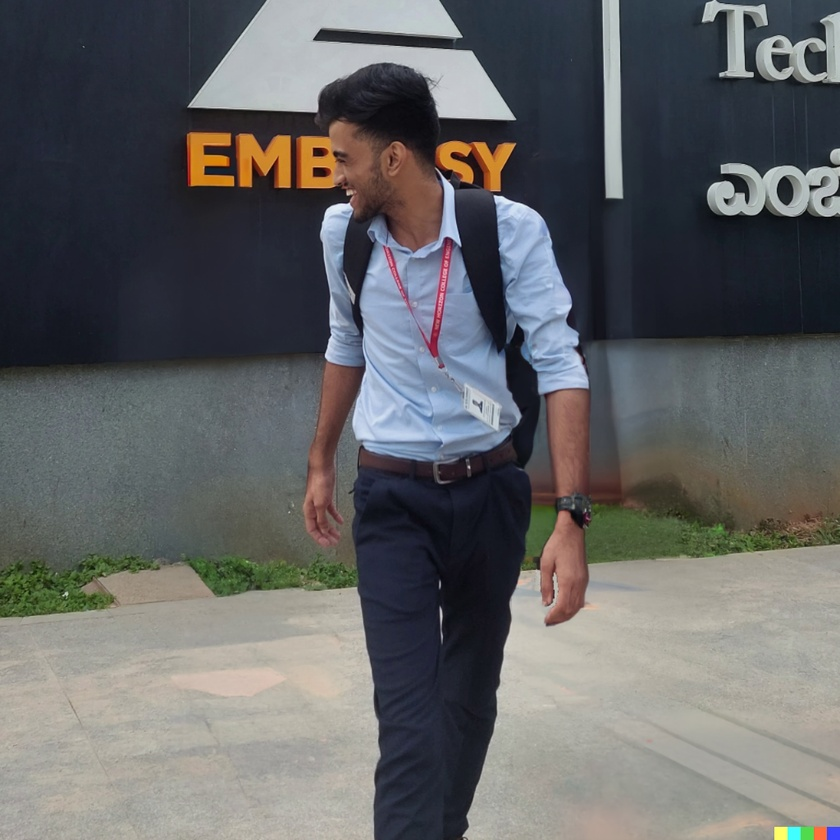
#> input picture shareef/input_image.jpg, 840 x 840 px, shrunk from 1024 x 1024 before the run
$ python -i image_window_color.py   (imports and definitions only)
#> lines starting #> are read from the running program, lines starting #| are printed output that depends on the picture
import tkinter as tk
from tkinter import filedialog
from PIL import Image
import os

def change_color(image, r_factor, g_factor, b_factor):

    r, g, b = image.split()
    r = r.point(lambda i: int(i * r_factor))
    g = g.point(lambda i: int(i * g_factor))
    b = b.point(lambda i: int(i * b_factor))
    return Image.merge("RGB", (r, g, b))

def save_variations(image_path, output_prefix):

#> called with image_path = 'input_image.jpg', output_prefix = 'out.png'
    image = Image.open(image_path)
#> image is the input picture: PIL image 840x840 RGB; mean R, G, B 99.4, 100.3, 101.1

    color_factors = [
        (1.2, 1.0, 1.0),   # Increase red
        (0.8, 1.0, 1.0),   # Decrease red
        (1.0, 1.2, 1.0),   # Increase green
        (1.0, 0.8, 1.0),   # Decrease green
        (1.0, 1.0, 1.2),   # Increase blue
        (1.0, 1.0, 0.8),   # Decrease blue
        (1.1, 1.1, 0.9),   # Yellowish tint
        (0.9, 1.1, 1.1),   # Bluish tint
        (1.1, 0.9, 1.1),   # Magenta tint
        (0.9, 1.1, 0.9)    # Cyanish tint
    ]

    output_folder = "output"
    os.makedirs(output_folder, exist_ok=True)

    for i, factors in enumerate(color_factors):
        output_path = os.path.join(output_folder, f"{output_prefix}_{i}.jpg")
        modified_image = change_color(image, *factors)
        modified_image.save(output_path)
        print(f"Saved variation {i+1}: {output_path}")
#> this loop made 10 passes
#> pass 1, in change_color, `r, g, b = image.split()`:
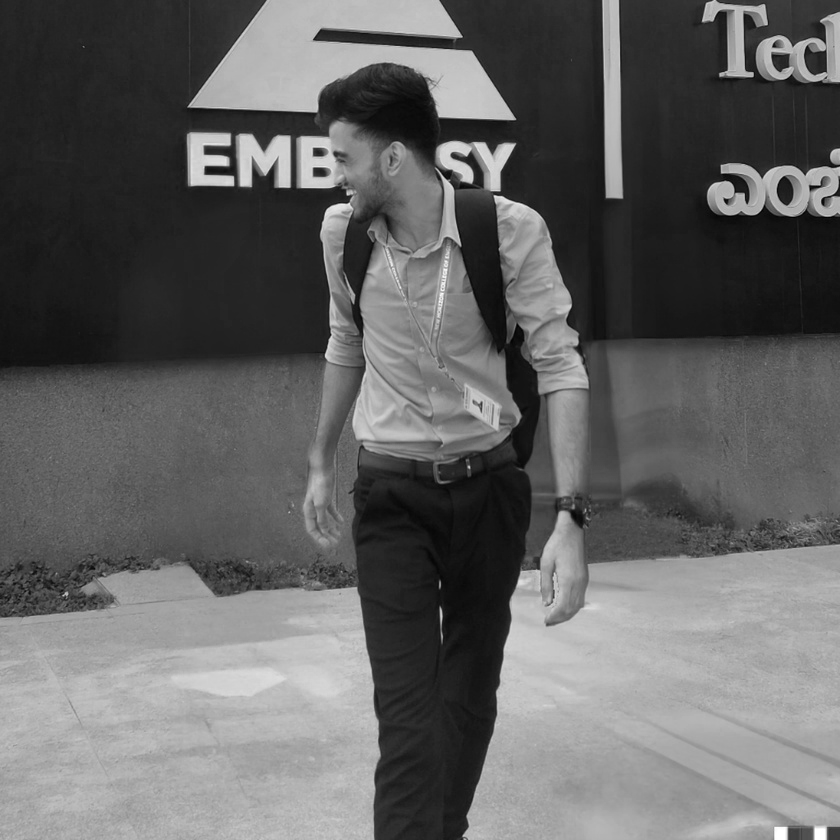
#> r: PIL image 840x840 L; min 0, max 255, mean 99.4
#> pass 1, in change_color, `r, g, b = image.split()`:
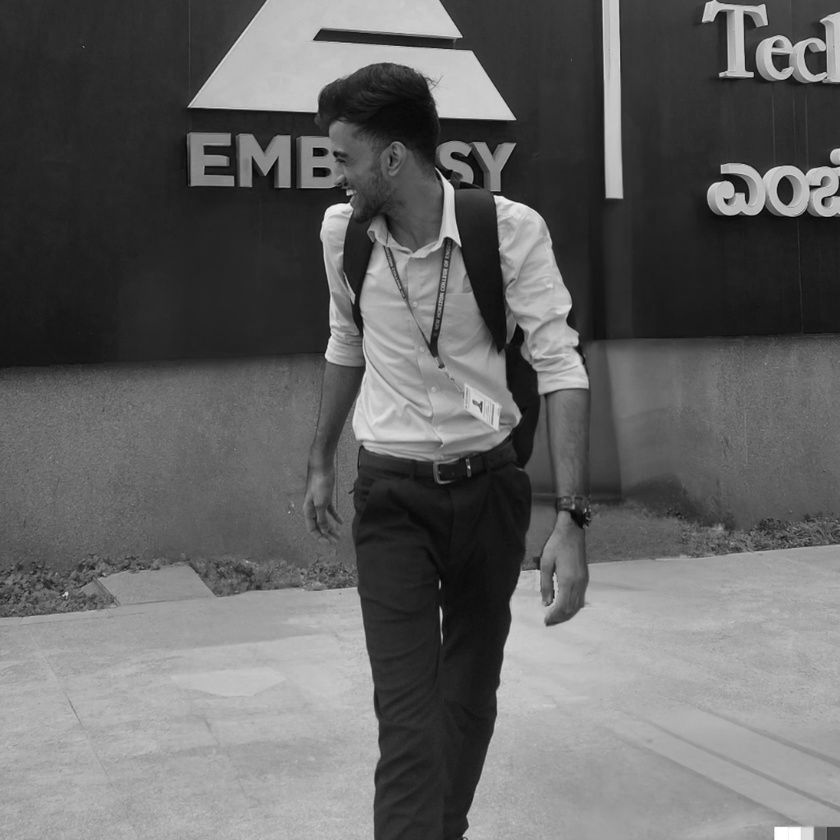
#> g: PIL image 840x840 L; min 0, max 255, mean 100.3
#> pass 1, in change_color, `r, g, b = image.split()`:
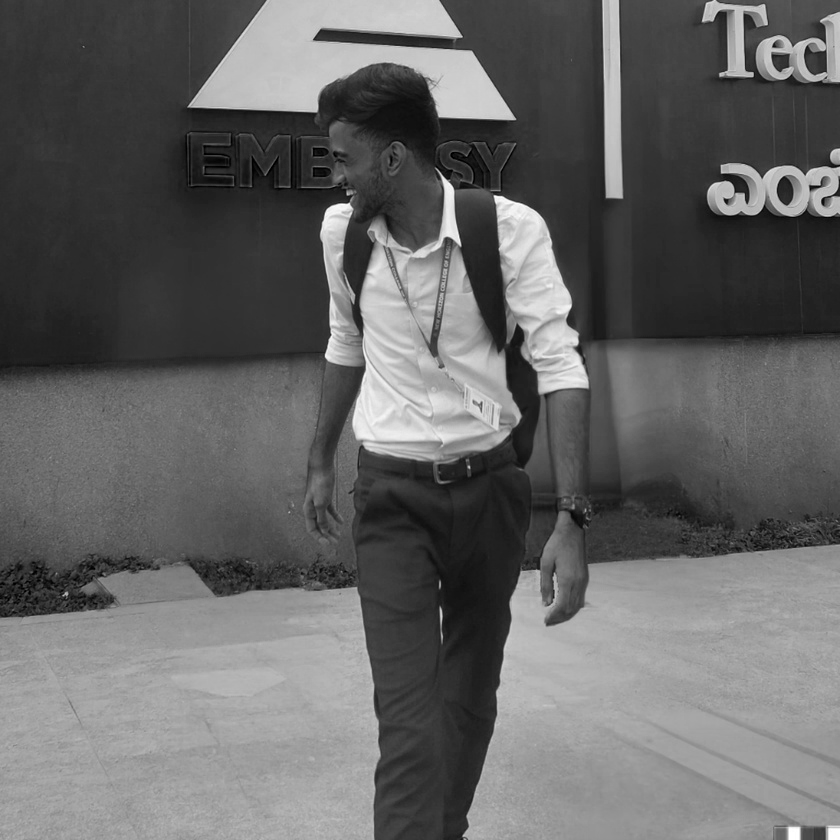
#> b: PIL image 840x840 L; min 0, max 255, mean 101.1
#> pass 1, in change_color, `r = r.point(lambda i: int(i * r_factor))`:
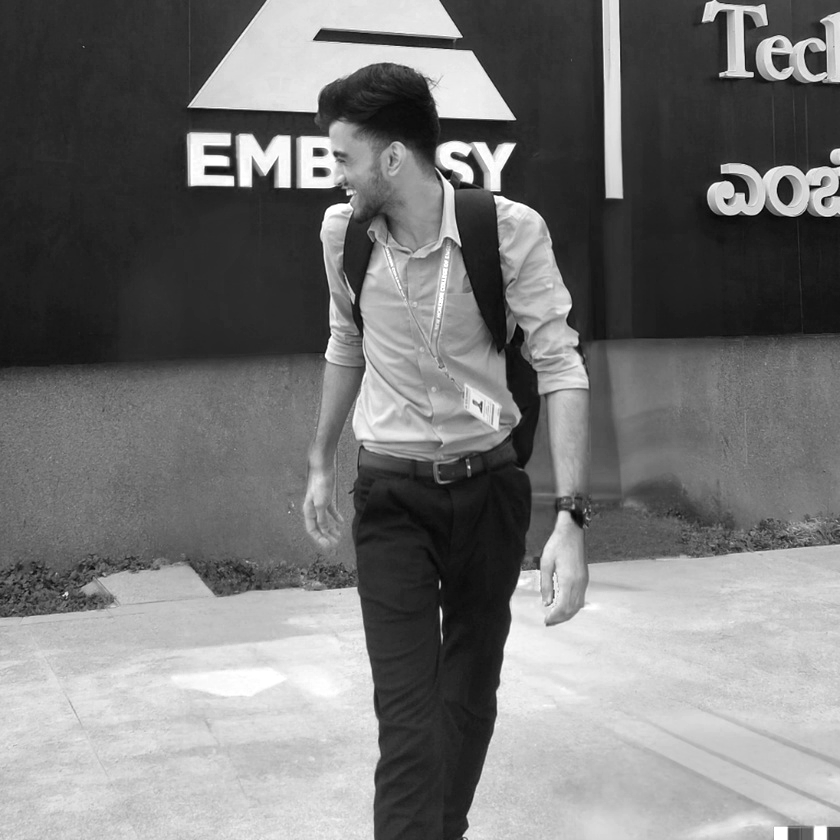
#> r: PIL image 840x840 L; min 0, max 255, mean 118.9
#> after the loop:
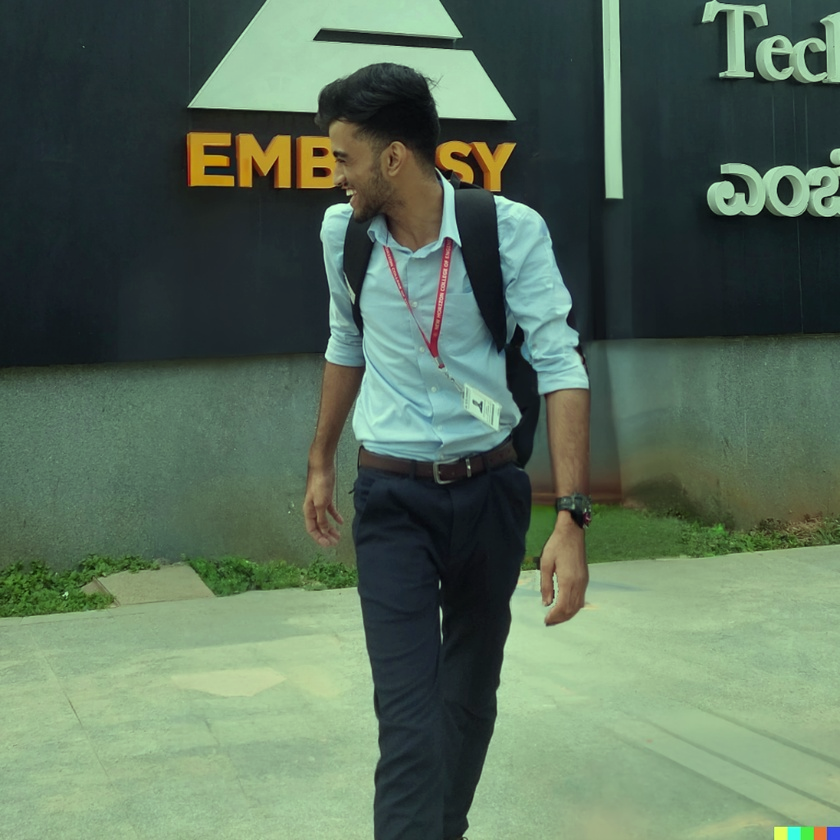
#> modified_image: PIL image 840x840 RGB; mean R, G, B 89, 109.9, 90.5

def select_file():

    file_path = filedialog.askopenfilename(filetypes=[("Image files", "*.jpg;*.jpeg;*.png")])
    if file_path:
        input_entry.delete(0, tk.END)
        input_entry.insert(0, file_path)

def apply_color_changes():

    image_path = input_entry.get()
    output_prefix = "output_image"
    save_variations(image_path, output_prefix)
    status_label.config(text="Color changes applied!")

# [3 lines not run here, left out]

# [1 line that did not run here, left out]
# [1 line not run here, left out]

# [1 line that did not run here, left out]
# [1 line not run here, left out]

# [1 line that did not run here, left out]
# [1 line not run here, left out]

# [1 line that did not run here, left out]
# [1 line not run here, left out]

# [1 line that did not run here, left out]
# [3 lines not run here, left out]

>>> result = save_variations('input_image.jpg', 'out.png')
